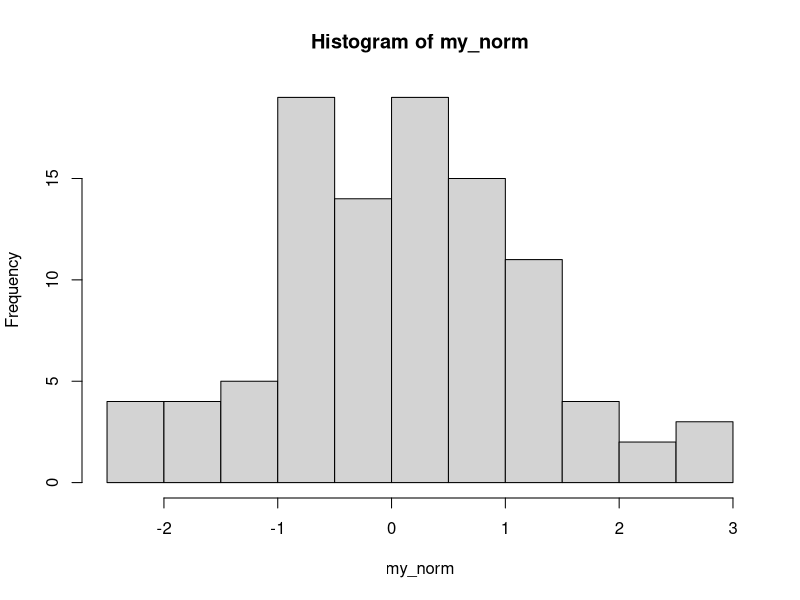
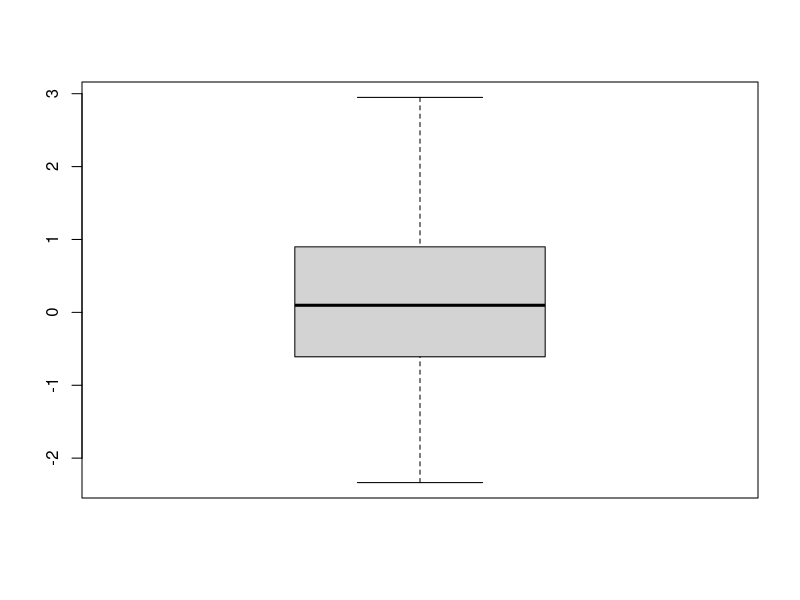
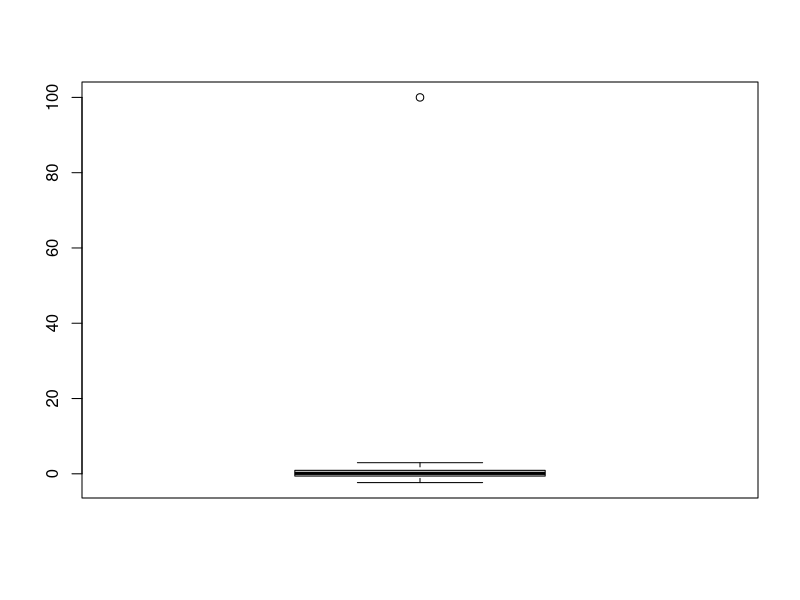

Write the R code that produced these figures, in order.
my_norm <- rnorm(100) # 100 generated standard normal distr. data
quantile(my_norm) # Calculate quantiles
median(my_norm) # median calculation
mean(my_norm) # mean calculation

set.seed(10) # set the initial state of random number genration

hist(my_norm) # Histogram
boxplot(my_norm) # Boxplot
summary(my_norm) # Summary Tkey five numbers + mean

my_ext <- c(my_norm,100)
summary(my_ext)
boxplot(my_ext)
